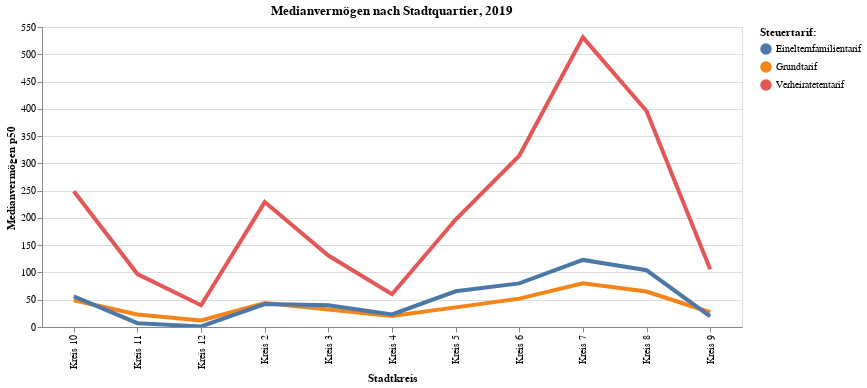

This figure's notebook cell:
### Code cell
myTitle="Medianvermögen nach Stadtquartier, 2019"

highlight = alt.selection(type='single', on='mouseover',
                          fields=['SteuerTarifLang'], nearest=True)

base = alt.Chart(myGraph,title=myTitle ).encode(
    x=alt.X('KreisLang', axis=alt.Axis(title='Stadtkreis'))
    ,y=alt.X('SteuerVermoegen_p50', axis=alt.Axis(title='Medianvermögen p50'))
    , color=alt.Color('SteuerTarifLang', legend=alt.Legend(title="Steuertarif:", orient="right"))  
    ,tooltip=['SteuerJahr', 'KreisLang','SteuerVermoegen_p50', 'SteuerTarifLang']       
)

points = base.mark_circle().encode(
    opacity=alt.value(0)
).add_selection(
    highlight
).properties(
    width=700 , height=300
)
lines = base.mark_line().encode(
    size=alt.condition(~highlight, alt.value(1.5), alt.value(4))
).interactive()

points + lines

### Figure 1 — Vega-Lite specification as saved in the notebook (floating-point values rounded to 4 significant figures)
{"config": {"view": {"continuousWidth": 400, "continuousHeight": 300}}, "layer": [{"mark": "circle", "encoding": {"color": {"type": "nominal", "field": "SteuerTarifLang", "legend": {"orient": "right", "title": "Steuertarif:"}}, "opacity": {"value": 0}, "tooltip": [{"type": "temporal", "field": "SteuerJahr"}, {"type": "nominal", "field": "KreisLang"}, {"type": "quantitative", "field": "SteuerVermoegen_p50"}, {"type": "nominal", "field": "SteuerTarifLang"}], "x": {"type": "nominal", "axis": {"title": "Stadtkreis"}, "field": "KreisLang"}, "y": {"type": "quantitative", "axis": {"title": "Medianvermögen p50"}, "field": "SteuerVermoegen_p50"}}, "height": 300, "selection": {"selector010": {"type": "single", "on": "mouseover", "fields": ["SteuerTarifLang"], "nearest": true}}, "title": "Medianvermögen nach Stadtquartier, 2019", "width": 700}, {"mark": "line", "encoding": {"color": {"type": "nominal", "field": "SteuerTarifLang", "legend": {"orient": "right", "title": "Steuertarif:"}}, "size": {"condition": {"value": 1.5, "selection": {"not": "selector010"}}, "value": 4}, "tooltip": [{"type": "temporal", "field": "SteuerJahr"}, {"type": "nominal", "field": "KreisLang"}, {"type": "quantitative", "field": "SteuerVermoegen_p50"}, {"type": "nominal", "field": "SteuerTarifLang"}], "x": {"type": "nominal", "axis": {"title": "Stadtkreis"}, "field": "KreisLang"}, "y": {"type": "quantitative", "axis": {"title": "Medianvermögen p50"}, "field": "SteuerVermoegen_p50"}}, "selection": {"selector011": {"type": "interval", "bind": "scales", "encodings": ["x", "y"]}}, "title": "Medianvermögen nach Stadtquartier, 2019"}], "data": {"name": "data-c7fbc04f308c56b63be4bf5f06ad8eae"}, "$schema": "https://vega.github.io/schema/vega-lite/v4.8.1.json", "datasets": {"data-c7fbc04f308c56b63be4bf5f06ad8eae": [{"SteuerJahr": "2019-01-01T00:00:00", "KreisSort": 2, "KreisLang": "Kreis 2", "SteuerTarifSort": 0, "SteuerTarifLang": "Grundtarif", "SteuerVermoegen_p50": 44.0, "SteuerVermoegen_p25": 4.0, "SteuerVermoegen_p75": 232.0}, {"SteuerJahr": "2019-01-01T00:00:00", "KreisSort": 2, "KreisLang": "Kreis 2", "SteuerTarifSort": 1, "SteuerTarifLang": "Verheiratetentarif", "SteuerVermoegen_p50": 229.0, "SteuerVermoegen_p25": 44.0, "SteuerVermoegen_p75": 724.0}, {"SteuerJahr": "2019-01-01T00:00:00", "KreisSort": 2, "KreisLang": "Kreis 2", "SteuerTarifSort": 2, "SteuerTarifLang": "Einelternfamilientarif", "SteuerVermoegen_p50": 42.0, "SteuerVermoegen_p25": 1.0, "SteuerVermoegen_p75": 185.0}, {"SteuerJahr": "2019-01-01T00:00:00", "KreisSort": 3, "KreisLang": "Kreis 3", "SteuerTarifSort": 0, "SteuerTarifLang": "Grundtarif", "SteuerVermoegen_p50": 32.0, "SteuerVermoegen_p25": 2.0, "SteuerVermoegen_p75": 147.0}, {"SteuerJahr": "2019-01-01T00:00:00", "KreisSort": 3, "KreisLang": "Kreis 3", "SteuerTarifSort": 1, "SteuerTarifLang": "Verheiratetentarif", "SteuerVermoegen_p50": 131.0, "SteuerVermoegen_p25": 13.0, "SteuerVermoegen_p75": 447.0}, {"SteuerJahr": "2019-01-01T00:00:00", "KreisSort": 3, "KreisLang": "Kreis 3", "SteuerTarifSort": 2, "SteuerTarifLang": "Einelternfamilientarif", "SteuerVermoegen_p50": 40.0, "SteuerVermoegen_p25": 0.0, "SteuerVermoegen_p75": 154.5}, {"SteuerJahr": "2019-01-01T00:00:00", "KreisSort": 4, "KreisLang": "Kreis 4", "SteuerTarifSort": 0, "SteuerTarifLang": "Grundtarif", "SteuerVermoegen_p50": 20.0, "SteuerVermoegen_p25": 0.0, "SteuerVermoegen_p75": 101.0}, {"SteuerJahr": "2019-01-01T00:00:00", "KreisSort": 4, "KreisLang": "Kreis 4", "SteuerTarifSort": 1, "SteuerTarifLang": "Verheiratetentarif", "SteuerVermoegen_p50": 60.0, "SteuerVermoegen_p25": 0.0, "SteuerVermoegen_p75": 270.0}, {"SteuerJahr": "2019-01-01T00:00:00", "KreisSort": 4, "KreisLang": "Kreis 4", "SteuerTarifSort": 2, "SteuerTarifLang": "Einelternfamilientarif", "SteuerVermoegen_p50": 23.0, "SteuerVermoegen_p25": 0.0, "SteuerVermoegen_p75": 129.0}, {"SteuerJahr": "2019-01-01T00:00:00", "KreisSort": 5, "KreisLang": "Kreis 5", "SteuerTarifSort": 0, "SteuerTarifLang": "Grundtarif", "SteuerVermoegen_p50": 36.0, "SteuerVermoegen_p25": 1.0, "SteuerVermoegen_p75": 158.0}, {"SteuerJahr": "2019-01-01T00:00:00", "KreisSort": 5, "KreisLang": "Kreis 5", "SteuerTarifSort": 1, "SteuerTarifLang": "Verheiratetentarif", "SteuerVermoegen_p50": 197.0, "SteuerVermoegen_p25": 25.5, "SteuerVermoegen_p75": 574.0}, {"SteuerJahr": "2019-01-01T00:00:00", "KreisSort": 5, "KreisLang": "Kreis 5", "SteuerTarifSort": 2, "SteuerTarifLang": "Einelternfamilientarif", "SteuerVermoegen_p50": 65.5, "SteuerVermoegen_p25": 6.0, "SteuerVermoegen_p75": 231.0}, {"SteuerJahr": "2019-01-01T00:00:00", "KreisSort": 6, "KreisLang": "Kreis 6", "SteuerTarifSort": 0, "SteuerTarifLang": "Grundtarif", "SteuerVermoegen_p50": 52.0, "SteuerVermoegen_p25": 5.0, "SteuerVermoegen_p75": 224.0}, {"SteuerJahr": "2019-01-01T00:00:00", "KreisSort": 6, "KreisLang": "Kreis 6", "SteuerTarifSort": 1, "SteuerTarifLang": "Verheiratetentarif", "SteuerVermoegen_p50": 314.0, "SteuerVermoegen_p25": 69.0, "SteuerVermoegen_p75": 892.0}, {"SteuerJahr": "2019-01-01T00:00:00", "KreisSort": 6, "KreisLang": "Kreis 6", "SteuerTarifSort": 2, "SteuerTarifLang": "Einelternfamilientarif", "SteuerVermoegen_p50": 80.0, "SteuerVermoegen_p25": 9.0, "SteuerVermoegen_p75": 269.0}, {"SteuerJahr": "2019-01-01T00:00:00", "KreisSort": 7, "KreisLang": "Kreis 7", "SteuerTarifSort": 0, "SteuerTarifLang": "Grundtarif", "SteuerVermoegen_p50": 80.0, "SteuerVermoegen_p25": 9.0, "SteuerVermoegen_p75": 421.0}, {"SteuerJahr": "2019-01-01T00:00:00", "KreisSort": 7, "KreisLang": "Kreis 7", "SteuerTarifSort": 1, "SteuerTarifLang": "Verheiratetentarif", "SteuerVermoegen_p50": 531.0, "SteuerVermoegen_p25": 135.0, "SteuerVermoegen_p75": 1705.0}, {"SteuerJahr": "2019-01-01T00:00:00", "KreisSort": 7, "KreisLang": "Kreis 7", "SteuerTarifSort": 2, "SteuerTarifLang": "Einelternfamilientarif", "SteuerVermoegen_p50": 123.0, "SteuerVermoegen_p25": 16.0, "SteuerVermoegen_p75": 460.0}, {"SteuerJahr": "2019-01-01T00:00:00", "KreisSort": 8, "KreisLang": "Kreis 8", "SteuerTarifSort": 0, "SteuerTarifLang": "Grundtarif", "SteuerVermoegen_p50": 65.0, "SteuerVermoegen_p25": 6.0, "SteuerVermoegen_p75": 310.0}, {"SteuerJahr": "2019-01-01T00:00:00", "KreisSort": 8, "KreisLang": "Kreis 8", "SteuerTarifSort": 1, "SteuerTarifLang": "Verheiratetentarif", "SteuerVermoegen_p50": 396.0, "SteuerVermoegen_p25": 97.0, "SteuerVermoegen_p75": 1216.0}, {"SteuerJahr": "2019-01-01T00:00:00", "KreisSort": 8, "KreisLang": "Kreis 8", "SteuerTarifSort": 2, "SteuerTarifLang": "Einelternfamilientarif", "SteuerVermoegen_p50": 104.0, "SteuerVermoegen_p25": 8.0, "SteuerVermoegen_p75": 430.0}, {"SteuerJahr": "2019-01-01T00:00:00", "KreisSort": 9, "KreisLang": "Kreis 9", "SteuerTarifSort": 0, "SteuerTarifLang": "Grundtarif", "SteuerVermoegen_p50": 27.0, "SteuerVermoegen_p25": 0.0, "SteuerVermoegen_p75": 133.0}, {"SteuerJahr": "2019-01-01T00:00:00", "KreisSort": 9, "KreisLang": "Kreis 9", "SteuerTarifSort": 1, "SteuerTarifLang": "Verheiratetentarif", "SteuerVermoegen_p50": 106.0, "SteuerVermoegen_p25": 7.0, "SteuerVermoegen_p75": 374.0}, {"SteuerJahr": "2019-01-01T00:00:00", "KreisSort": 9, "KreisLang": "Kreis 9", "SteuerTarifSort": 2, "SteuerTarifLang": "Einelternfamilientarif", "SteuerVermoegen_p50": 19.5, "SteuerVermoegen_p25": 0.0, "SteuerVermoegen_p75": 119.0}, {"SteuerJahr": "2019-01-01T00:00:00", "KreisSort": 10, "KreisLang": "Kreis 10", "SteuerTarifSort": 0, "SteuerTarifLang": "Grundtarif", "SteuerVermoegen_p50": 49.0, "SteuerVermoegen_p25": 5.0, "SteuerVermoegen_p75": 217.0}, {"SteuerJahr": "2019-01-01T00:00:00", "KreisSort": 10, "KreisLang": "Kreis 10", "SteuerTarifSort": 1, "SteuerTarifLang": "Verheiratetentarif", "SteuerVermoegen_p50": 249.0, "SteuerVermoegen_p25": 58.0, "SteuerVermoegen_p75": 737.0}, {"SteuerJahr": "2019-01-01T00:00:00", "KreisSort": 10, "KreisLang": "Kreis 10", "SteuerTarifSort": 2, "SteuerTarifLang": "Einelternfamilientarif", "SteuerVermoegen_p50": 56.0, "SteuerVermoegen_p25": 3.0, "SteuerVermoegen_p75": 239.0}, {"SteuerJahr": "2019-01-01T00:00:00", "KreisSort": 11, "KreisLang": "Kreis 11", "SteuerTarifSort": 0, "SteuerTarifLang": "Grundtarif", "SteuerVermoegen_p50": 23.0, "SteuerVermoegen_p25": 0.0, "SteuerVermoegen_p75": 127.0}, {"SteuerJahr": "2019-01-01T00:00:00", "KreisSort": 11, "KreisLang": "Kreis 11", "SteuerTarifSort": 1, "SteuerTarifLang": "Verheiratetentarif", "SteuerVermoegen_p50": 97.0, "SteuerVermoegen_p25": 4.0, "SteuerVermoegen_p75": 371.0}, {"SteuerJahr": "2019-01-01T00:00:00", "KreisSort": 11, "KreisLang": "Kreis 11", "SteuerTarifSort": 2, "SteuerTarifLang": "Einelternfamilientarif", "SteuerVermoegen_p50": 7.0, "SteuerVermoegen_p25": 0.0, "SteuerVermoegen_p75": 91.0}, {"SteuerJahr": "2019-01-01T00:00:00", "KreisSort": 12, "KreisLang": "Kreis 12", "SteuerTarifSort": 0, "SteuerTarifLang": "Grundtarif", "SteuerVermoegen_p50": 12.0, "SteuerVermoegen_p25": 0.0, "SteuerVermoegen_p75": 75.5}, {"SteuerJahr": "2019-01-01T00:00:00", "KreisSort": 12, "KreisLang": "Kreis 12", "SteuerTarifSort": 1, "SteuerTarifLang": "Verheiratetentarif", "SteuerVermoegen_p50": 40.0, "SteuerVermoegen_p25": 0.0, "SteuerVermoegen_p75": 207.0}, {"SteuerJahr": "2019-01-01T00:00:00", "KreisSort": 12, "KreisLang": "Kreis 12", "SteuerTarifSort": 2, "SteuerTarifLang": "Einelternfamilientarif", "SteuerVermoegen_p50": 1.0, "SteuerVermoegen_p25": 0.0, "SteuerVermoegen_p75": 32.0}]}}
